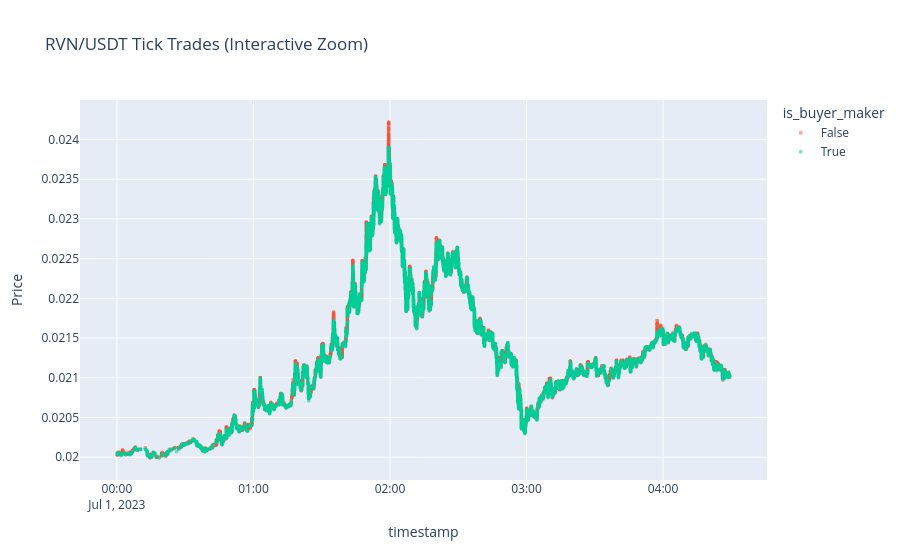

The notebook cell this image was saved under:
### Code cell
'''Exercise 4 (Optional)

Using the code provided in this notebook as a guide, download the tick data locally in order to 
continue your workflow on your own PC. Then, try to use plotly or bokeh (holoviews) in order to 
create the interactive plots that will let you zoom in without slicing the dataset every time you 
want to create a new graph. Check here for the gallery provided by plotly, and make sure you understand
the difference between an interactive plot and a static one.'''

# ===================== SAVE DATA LOCALLY =====================
rvn_usdt.to_csv("RVN_USDT_ticks.csv")

# ===================== INTERACTIVE PLOT =====================
import plotly.express as px

fig = px.scatter(
    rvn_usdt,
    x=rvn_usdt.index,
    y="price",
    color="is_buyer_maker",
    opacity=0.5,
    title="RVN/USDT Tick Trades (Interactive Zoom)",
    labels={"x": "Time", "price": "Price"}
)

fig.update_traces(marker=dict(size=4))
fig.show()

### Figure 1 — Plotly figure (JSON) as saved in the notebook; plotly's stock layout.template omitted (floating-point values rounded to 4 significant figures; data arrays with more than 128 entries replaced by an {"elided": "..."} marker saying what was removed)
{"data": [{"hovertemplate": "is_buyer_maker=False<br>timestamp=%{x}<br>Price=%{y}<extra></extra>", "legendgroup": "False", "marker": {"color": "#EF553B", "opacity": 0.5, "size": 4, "symbol": "circle"}, "mode": "markers", "name": "False", "showlegend": true, "type": "scattergl", "x": {"elided": "29232 str values"}, "xaxis": "x", "y": {"elided": "29232 float values"}, "yaxis": "y"}, {"hovertemplate": "is_buyer_maker=True<br>timestamp=%{x}<br>Price=%{y}<extra></extra>", "legendgroup": "True", "marker": {"color": "#00cc96", "opacity": 0.5, "size": 4, "symbol": "circle"}, "mode": "markers", "name": "True", "showlegend": true, "type": "scattergl", "x": {"elided": "29798 str values"}, "xaxis": "x", "y": {"elided": "29798 float values"}, "yaxis": "y"}], "layout": {"legend": {"title": {"text": "is_buyer_maker"}, "tracegroupgap": 0}, "title": {"text": "RVN/USDT Tick Trades (Interactive Zoom)"}, "xaxis": {"anchor": "y", "domain": [0, 1], "title": {"text": "timestamp"}}, "yaxis": {"anchor": "x", "domain": [0, 1], "title": {"text": "Price"}}}}
